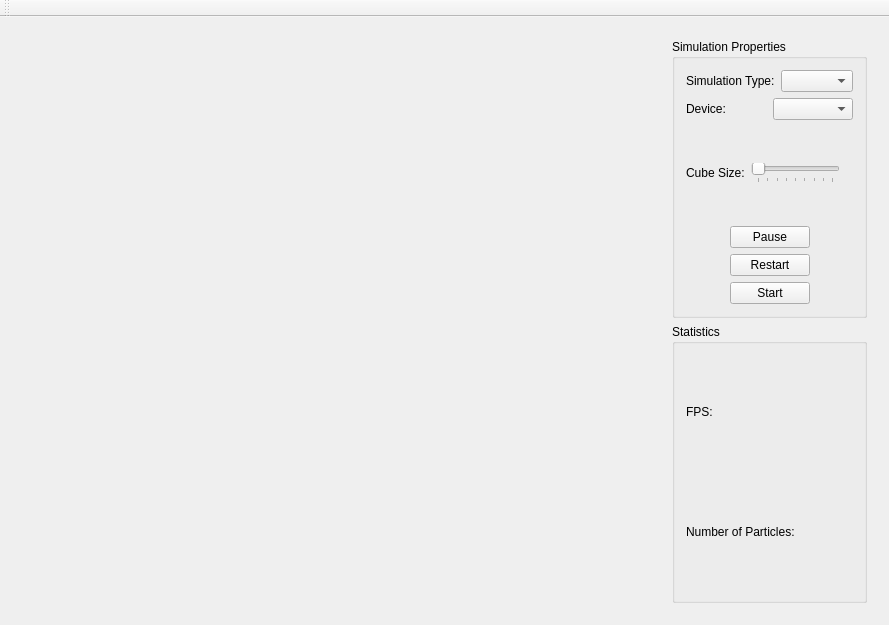
<?xml version="1.0" encoding="UTF-8"?>
<ui version="4.0">
 <class>MainWindow</class>
 <widget class="QMainWindow" name="MainWindow">
  <property name="geometry">
   <rect>
    <x>0</x>
    <y>0</y>
    <width>889</width>
    <height>625</height>
   </rect>
  </property>
  <property name="windowTitle">
   <string>MainWindow</string>
  </property>
  <widget class="QWidget" name="mainWidget">
   <layout class="QGridLayout" name="mainLayout" columnstretch="8,2">
    <item row="0" column="0">
     <widget class="QWidget" name="centralWidget" native="true">
      <property name="sizePolicy">
       <sizepolicy hsizetype="Expanding" vsizetype="Expanding">
        <horstretch>0</horstretch>
        <verstretch>0</verstretch>
       </sizepolicy>
      </property>
      <zorder>widget</zorder>
     </widget>
    </item>
    <item row="0" column="1">
     <widget class="QWidget" name="widget" native="true">
      <layout class="QGridLayout" name="gridLayout_3" rowstretch="5,5" columnstretch="0" rowminimumheight="0,0">
       <item row="0" column="0">
        <widget class="QGroupBox" name="simulationProperties">
         <property name="title">
          <string>Simulation Properties</string>
         </property>
         <layout class="QGridLayout" name="gridLayout">
          <item row="0" column="0">
           <layout class="QVBoxLayout" name="verticalLayout_2">
            <item>
             <layout class="QHBoxLayout" name="horizontalLayout_6">
              <item>
               <widget class="QLabel" name="label_5">
                <property name="sizePolicy">
                 <sizepolicy hsizetype="Minimum" vsizetype="Fixed">
                  <horstretch>0</horstretch>
                  <verstretch>0</verstretch>
                 </sizepolicy>
                </property>
                <property name="text">
                 <string>Simulation Type:</string>
                </property>
               </widget>
              </item>
              <item>
               <widget class="QComboBox" name="simulationTypeComboBox"/>
              </item>
             </layout>
            </item>
            <item>
             <layout class="QHBoxLayout" name="horizontalLayout">
              <item>
               <widget class="QLabel" name="label">
                <property name="sizePolicy">
                 <sizepolicy hsizetype="Minimum" vsizetype="Fixed">
                  <horstretch>0</horstretch>
                  <verstretch>0</verstretch>
                 </sizepolicy>
                </property>
                <property name="text">
                 <string>Device:</string>
                </property>
               </widget>
              </item>
              <item>
               <widget class="QComboBox" name="devicesComboBox"/>
              </item>
             </layout>
            </item>
            <item>
             <layout class="QHBoxLayout" name="horizontalLayout_2">
              <item>
               <widget class="QLabel" name="label_2">
                <property name="sizePolicy">
                 <sizepolicy hsizetype="Minimum" vsizetype="Fixed">
                  <horstretch>0</horstretch>
                  <verstretch>0</verstretch>
                 </sizepolicy>
                </property>
                <property name="text">
                 <string>Cube Size:</string>
                </property>
               </widget>
              </item>
              <item>
               <widget class="QSlider" name="cubeSizeSlider">
                <property name="minimum">
                 <number>1</number>
                </property>
                <property name="maximum">
                 <number>9</number>
                </property>
                <property name="singleStep">
                 <number>1</number>
                </property>
                <property name="pageStep">
                 <number>1</number>
                </property>
                <property name="value">
                 <number>1</number>
                </property>
                <property name="orientation">
                 <enum>Qt::Horizontal</enum>
                </property>
                <property name="invertedAppearance">
                 <bool>false</bool>
                </property>
                <property name="invertedControls">
                 <bool>false</bool>
                </property>
                <property name="tickPosition">
                 <enum>QSlider::TicksBelow</enum>
                </property>
                <property name="tickInterval">
                 <number>1</number>
                </property>
               </widget>
              </item>
              <item>
               <widget class="QLabel" name="cubeSizeLabel">
                <property name="text">
                 <string/>
                </property>
               </widget>
              </item>
             </layout>
            </item>
           </layout>
          </item>
          <item row="1" column="0">
           <layout class="QHBoxLayout" name="horizontalLayout_3">
            <item>
             <spacer name="horizontalSpacer">
              <property name="orientation">
               <enum>Qt::Horizontal</enum>
              </property>
              <property name="sizeHint" stdset="0">
               <size>
                <width>40</width>
                <height>20</height>
               </size>
              </property>
             </spacer>
            </item>
            <item>
             <layout class="QVBoxLayout" name="verticalLayout">
              <item>
               <widget class="QPushButton" name="pausePushButton">
                <property name="text">
                 <string>Pause</string>
                </property>
               </widget>
              </item>
              <item>
               <widget class="QPushButton" name="restartPushButto">
                <property name="text">
                 <string>Restart</string>
                </property>
               </widget>
              </item>
              <item>
               <widget class="QPushButton" name="startPushButton">
                <property name="text">
                 <string>Start</string>
                </property>
               </widget>
              </item>
             </layout>
            </item>
            <item>
             <spacer name="horizontalSpacer_2">
              <property name="orientation">
               <enum>Qt::Horizontal</enum>
              </property>
              <property name="sizeHint" stdset="0">
               <size>
                <width>40</width>
                <height>20</height>
               </size>
              </property>
             </spacer>
            </item>
           </layout>
          </item>
         </layout>
        </widget>
       </item>
       <item row="1" column="0">
        <widget class="QGroupBox" name="statistics">
         <property name="title">
          <string>Statistics</string>
         </property>
         <layout class="QGridLayout" name="gridLayout_2">
          <item row="0" column="0">
           <layout class="QHBoxLayout" name="horizontalLayout_4">
            <item>
             <widget class="QLabel" name="label_3">
              <property name="text">
               <string>FPS:</string>
              </property>
             </widget>
            </item>
            <item>
             <widget class="QLabel" name="FPSLabel">
              <property name="text">
               <string/>
              </property>
             </widget>
            </item>
           </layout>
          </item>
          <item row="1" column="0">
           <layout class="QHBoxLayout" name="horizontalLayout_5">
            <item>
             <widget class="QLabel" name="label_4">
              <property name="text">
               <string>Number of Particles:</string>
              </property>
             </widget>
            </item>
            <item>
             <widget class="QLabel" name="particlesNumberLabel">
              <property name="text">
               <string/>
              </property>
             </widget>
            </item>
           </layout>
          </item>
         </layout>
        </widget>
       </item>
      </layout>
     </widget>
    </item>
   </layout>
  </widget>
  <widget class="QMenuBar" name="menuBar">
   <property name="geometry">
    <rect>
     <x>0</x>
     <y>0</y>
     <width>889</width>
     <height>21</height>
    </rect>
   </property>
  </widget>
  <widget class="QToolBar" name="mainToolBar">
   <attribute name="toolBarArea">
    <enum>TopToolBarArea</enum>
   </attribute>
   <attribute name="toolBarBreak">
    <bool>false</bool>
   </attribute>
  </widget>
 </widget>
 <layoutdefault spacing="6" margin="11"/>
 <resources/>
 <connections/>
</ui>
